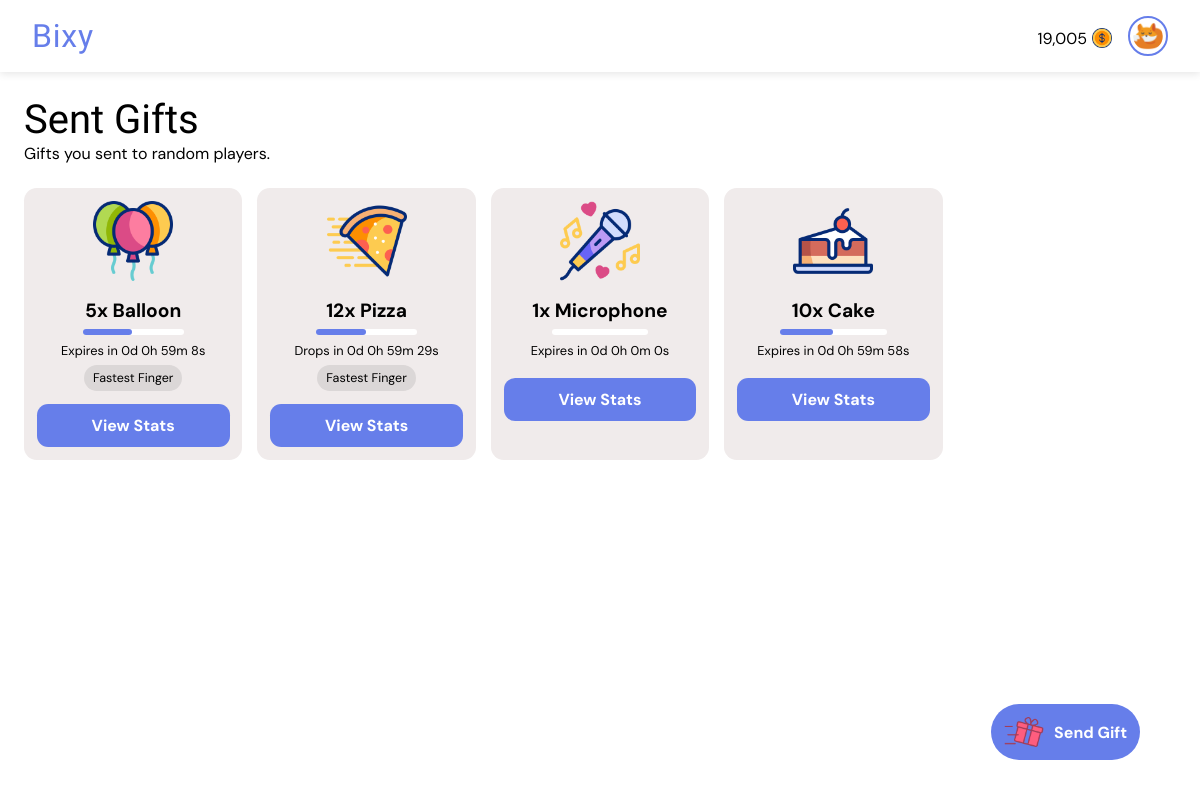
The page /gifts/sent/ (signed in) on the database its author committed.
### giftapp/models.py (models this page shows, shortened)
class User(AbstractUser):
    gender = models.CharField(max_length=6, choices=GENDERS, default=GENDERS[0][0])
    is_verified = models.BooleanField(default=False, help_text="If the user's email address is verified or not.")
    email = models.EmailField(unique=True, blank=False, null=False)
    coins = models.PositiveIntegerField(default=0)
    won_coins = models.PositiveIntegerField(default=0)
    keys = models.PositiveIntegerField(default=0)
    verify_code = models.CharField(max_length=255, null=True, blank=True)
    profile_pic = models.ForeignKey(ProfilePicture, on_delete=models.SET_NULL, related_name='owners', null=True)
    deactivated_at = models.DateTimeField(null=True, blank=True)

class ProfilePicture(models.Model):
    name = models.CharField(max_length=50, null=False, blank=False)
    image = models.ImageField(null=False, blank=False, upload_to='profile_pics')

class GiftTransaction(models.Model):
    gifter = models.ForeignKey(User, on_delete=models.CASCADE, related_name="gifts_sent")
    recipient = models.ForeignKey(User, on_delete=models.CASCADE, related_name="gifts_received", null=True, blank=True)
    gift = models.ForeignKey(Gift, on_delete=models.CASCADE, related_name='transactions')
    quantity = models.PositiveIntegerField(default=1, help_text="Number of this gift to buy.")
    cost = models.PositiveIntegerField(default=0, help_text="Number of coins paid to reveal the gift early. FF gifts cannot have early reveal cost greater than 0.")
    paid_users = models.ManyToManyField(User, related_name="paid_gifts", blank=True)
    message = models.CharField(max_length=255, blank=True)
    is_visible = models.BooleanField(default=True, help_text="If the actual gift is shown or hidden.")
    is_fastest_finger = models.BooleanField(default=False, help_text="If the gift is won by fastest finger only.")
    expire_rate = models.PositiveIntegerField(default=1, help_text="Number of hours before the gift expires (1 - 24). Must be greater than drop rate.")
    drop_rate = models.PositiveIntegerField(default=0, help_text="Number of hours before the gift drops (0 - 23). Drop rates for non FF gifts must be 0.")
    expire_date = models.DateTimeField(default=timezone.now)
    drop_date = models.DateTimeField(default=timezone.now)
    created_at = models.DateTimeField(default=timezone.now)
    reveals = models.ManyToManyField(User, related_name="gift_reveals", blank=True)
    claimed_by = models.ForeignKey(
        User, null=True, blank=True, on_delete=models.SET_NULL, related_name="gifts_claimed"
    )
    def seconds_until_expire(self):
        delta = self.expire_date - timezone.now()
        return max(0, int(delta.total_seconds()))
    def seconds_until_drop(self):
        delta = self.drop_date - timezone.now()
        return max(0, int(delta.total_seconds()))
    def is_due_for_drop(self):
        return self.seconds_until_drop() <= 0
    def expire_bar_percent(self):
        return int((self.seconds_until_expire() / (self.expire_rate * 60 * 60)) * 100)
    def drop_bar_percent(self):
        return int((self.seconds_until_drop() / (self.drop_rate * 60 * 60)) * 100)

class Gift(models.Model):
    name = models.CharField(max_length=50, null=True, blank=True)
    cost = models.PositiveIntegerField(default=0)
    image = models.ImageField(null=True, blank=True, upload_to='gift_images')
    gif = models.FileField(null=True, blank=True, upload_to='gift_gifs')

### giftapp/views.py (the view)
# urls.py: path("gifts/sent/", views.sent_gifts, name="sent_gifts"),
@login_required
def sent_gifts(request):
    sent = GiftTransaction.objects.filter(gifter=request.user).all()
    context = {
        "gift_transactions": sent,
    }
    return render(request, "sent_gifts.html", context)

### templates/sent_gifts.html (shortened to what this page needs)
<!DOCTYPE html>
<html lang="en">
<head>
    {% load static %}
    {% load humanize %}
    <link rel="stylesheet" href="{% static 'all_gifts.css' %}">
</head>
<body>
    <nav class="navbar">
        <div class="logo-container" onclick="window.location.href='/'" role="link" tabindex="0">
            <a href="{% url 'all_gifts' %}" class="logo-text">Bixy</a>
        </div>
        <div class="profile-section" id="profileSection">
            {% if request.user.is_authenticated %}
            <div class="cost">
                <p>{{ request.user.coins|intcomma }}</p>
                <img src="{% static 'gifts/dollar.png' %}" alt="Gift image">
            </div>
            <img src="{{ request.user.profile_pic.image.url }}" alt="Profile picture" class="profile-pic" />
            {% else %}
            <a href="{% url 'signin' %}" class="btn login">Login</a>
            <a href="{% url 'signup' %}" class="btn signup">Sign Up</a>
            {% endif %}
        </div>
    </nav>
    <main>
        <section>
            <div class="heading">
                <h1>Sent Gifts</h1>
                <p>Gifts you sent to random players.</p>
            </div>
            {% if gift_transactions|length > 0 %}
            <div class="card-container">
                {% for gift_transaction in gift_transactions %}
                <div class="card">
                    <div class="gift-image">
                        {% if gift_transaction.is_visible %}
                        <img src="{{ gift_transaction.gift.image.url }}" alt="Gift image">
                        {% else %}
                        <img src="{% static 'gifts/search.png' %}" alt="Gift image">
                        {% endif %}
                    </div>
                    <div class="gift-info">
                        {% if gift_transaction.is_visible %}
                        <h1>{{ gift_transaction.quantity|intcomma }}x {{ gift_transaction.gift.name }}</h1>
                        {% else %}
                        <h1>Unknown Gift</h1>
                        {% endif %}
                        <div class="load">
                            {% if gift_transaction.drop_rate > 0 %}
                                {% if gift_transaction.is_due_for_drop %}
                                <div class="bar" id="{{ gift_transaction.expire_bar_percent }}"></div>
                                {% else %}
                                <div class="bar" id="{{ gift_transaction.drop_bar_percent }}"></div>
                                {% endif %}
                            {% else %}
                                <div class="bar" id="{{ gift_transaction.expire_bar_percent }}"></div>
                            {% endif %}
                        </div>
                        {% if gift_transaction.drop_rate > 0 %}
                            {% if gift_transaction.is_due_for_drop %}
                            <p class="timer" id="{{ gift_transaction.id }}" data-prefix="Expires" data-seconds="{{ gift_transaction.seconds_until_expire }}">Expires in --:--:--:--</p>
                            {% else %}
                            <p class="timer" id="{{ gift_transaction.id }}" data-prefix="Drops" data-seconds="{{ gift_transaction.seconds_until_drop }}">Drops in --:--:--:--</p>
                            {% endif %}
                        {% else %}
                            <p class="timer" id="{{ gift_transaction.id }}" data-prefix="Expires" data-seconds="{{ gift_transaction.seconds_until_expire }}">Expires in --:--:--:--</p>
                        {% endif %}
                        <div class="tags">
                            {% if gift_transaction.is_fastest_finger %}
                                <p class="tag">Fastest Finger</p>
                            {% endif %}
                        </div>
                    </div>
                    <a href="{% url 'view_gift_stats' gift_transaction.id %}">View Stats</a>
                </div>
                {% endfor %}
            </div>
            {% else %}
                <div class="empty">
                    <img src="{% static 'gifts/empty-box.png' %}" alt="No content image">
                    <h1>Oops! Nothing in here right now.</h1>
                    <a href="{% url 'sent_gifts' %}">Refresh</a>
                </div>
            {% endif %}
        </section>
    </main>
    <a href="{% url 'send_gift' %}" class="send">
        <img src="{% static 'gifts/giftbox (1).png' %}" alt="Send gift image">
        <p>Send Gift</p>
    </a>
</body>
</html>

### static/all_gifts.css (style rules this page uses)
* { margin: 0; padding: 0; box-sizing: border-box; font-family: "DM Sans", sans-serif; font-optical-sizing: auto; font-style: normal; }
html { font-size: 16px; }
:root { --background-color: white; --text-color: black; --button-color: #667eea; --link-color: #667eea; --card-background-color: rgb(240, 235, 235); --card-text-color: var(--text-color); --card-button-color: white; --tag-bg: #dbd7d7; --tag-text: black; }
body { background-color: var(--background-color); }
.navbar { display: flex; justify-content: space-between; align-items: center; padding: 1rem 2rem; background: white; box-shadow: 0 2px 8px rgba(0, 0, 0, 0.1); position: sticky; top: 0; z-index: 100; }
.logo-container { display: flex; align-items: center; cursor: pointer; user-select: none; }
.logo-text { font-weight: 700; font-size: 2rem; color: #667eea; line-height: 1; letter-spacing: .05rem; font-family: "Passion One", sans-serif; font-weight: 400; font-style: normal; text-decoration: none; }
.profile-section { display: flex; align-items: center; gap: 1rem; }
.profile-pic { width: 40px; height: 40px; border-radius: 50%; object-fit: cover; cursor: pointer; border: 2px solid #667eea; transition: box-shadow 0.3s ease; padding: .2rem; }
div.heading { padding: 1.5rem 1.5rem 0 1.5rem; }
div.heading h1 { font-family: "Passion One", sans-serif; font-weight: 400; font-style: normal; text-decoration: none; font-size: 2.5rem; }
div.card-container { display: flex; flex-wrap: wrap; gap: 15px; padding: 1.5rem; }
div.card { background-color: var(--card-background-color); color: var(--card-text-color); display: flex; flex-direction: column; align-items: center; padding: 1em; font-size: .8rem; border-radius: 1em; width: calc((100% - 60px) / 5); }
div.gift-image img { width: 100%; height: 80px; }
div.gift-info { display: flex; flex-direction: column; align-items: center; padding: 1em; }
div.load { background-color: var(--background-color); border-radius: .7em; width: 70%; max-width: 90%; margin: .5em 0; }
div.bar { background-color: var(--button-color); border-radius: .7em; padding: .25em 0; }
div.tags { display: flex; align-items: center; flex-wrap: wrap; gap: 8px; margin-top: .5em; }
p.tag { background-color: var(--tag-bg); color: var(--tag-text); padding: 5px 9px; border-radius: 15px; font-size: 12.5px; white-space: nowrap; }
div.card a { width: 100%; background-color: var(--link-color); color: var(--card-button-color); padding: .7rem; border: none; border-radius: .7em; font-size: 1rem; font-weight: bold; text-decoration: none; text-align: center; }
a.send { background-color: var(--link-color); color: var(--card-button-color); padding: .5rem .8rem; border: none; border-radius: 4rem; font-size: 1rem; font-weight: bold; text-decoration: none; text-align: center; position: fixed; right: 5%; bottom: 5%; display: flex; align-items: center; gap: 10px; animation-name: zoom; animation-duration: 3s; animation-iteration-count: infinite; animation-timing-function: ease; }
a.send img { width: 40px; height: 40px; }
div.cost { display: flex; align-items: center; gap: 5px; justify-content: center; margin-top: .3rem; }
div.cost img { width: 20px !important; height: 20px !important; }

### rows shown on the page
User: user.coins "19,005", user.profile_pic.image (picture)
GiftTransaction: gift.image (picture), quantity "5", gift.name "Balloon", is_fastest_finger "Fastest Finger"
GiftTransaction: gift.image (picture), quantity "12", gift.name "Pizza", is_fastest_finger "Fastest Finger"
GiftTransaction: gift.image (picture), quantity "1", gift.name "Microphone"
GiftTransaction: gift.image (picture), quantity "10", gift.name "Cake"
